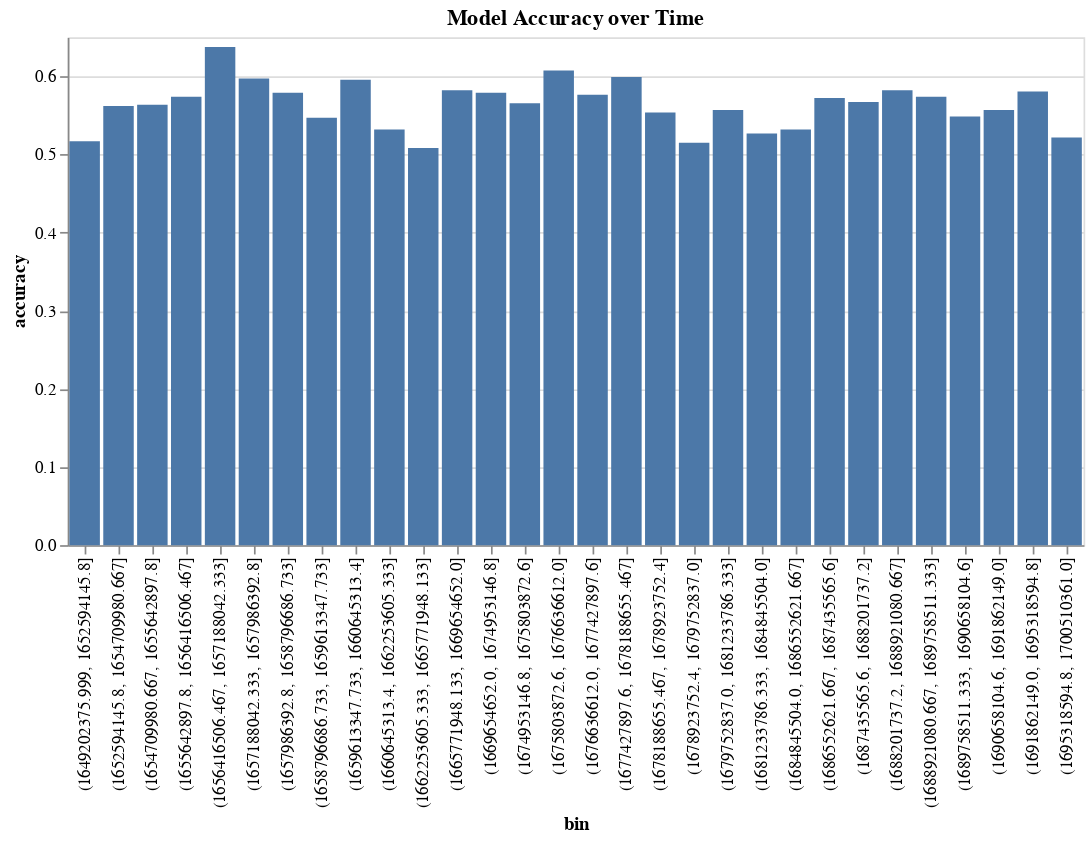

The notebook cell this image was saved under:
### Code cell
alt.Chart(binned).mark_bar().encode(
    x='bin',
    y='accuracy',
).properties(title='Model Accuracy over Time')

### Figure 1 — Vega-Lite specification as saved in the notebook (floating-point values rounded to 4 significant figures)
{"config": {"view": {"continuousWidth": 300, "continuousHeight": 300}}, "data": {"name": "data-44471364d84c687d76d318aecdf78592"}, "mark": {"type": "bar"}, "encoding": {"x": {"field": "bin", "type": "nominal"}, "y": {"field": "accuracy", "type": "quantitative"}}, "title": "Model Accuracy over Time", "$schema": "https://vega.github.io/schema/vega-lite/v5.16.3.json", "datasets": {"data-44471364d84c687d76d318aecdf78592": [{"bin": "(1649202375.999, 1652594145.8]", "sum": 308, "count": 596, "accuracy": 0.5168}, {"bin": "(1652594145.8, 1654709980.667]", "sum": 335, "count": 596, "accuracy": 0.5621}, {"bin": "(1654709980.667, 1655642897.8]", "sum": 336, "count": 596, "accuracy": 0.5638}, {"bin": "(1655642897.8, 1656416506.467]", "sum": 342, "count": 596, "accuracy": 0.5738}, {"bin": "(1656416506.467, 1657188042.333]", "sum": 380, "count": 596, "accuracy": 0.6376}, {"bin": "(1657188042.333, 1657986392.8]", "sum": 356, "count": 596, "accuracy": 0.5973}, {"bin": "(1657986392.8, 1658796686.733]", "sum": 345, "count": 596, "accuracy": 0.5789}, {"bin": "(1658796686.733, 1659613347.733]", "sum": 326, "count": 596, "accuracy": 0.547}, {"bin": "(1659613347.733, 1660645313.4]", "sum": 355, "count": 596, "accuracy": 0.5956}, {"bin": "(1660645313.4, 1662253605.333]", "sum": 317, "count": 596, "accuracy": 0.5319}, {"bin": "(1662253605.333, 1665771948.133]", "sum": 303, "count": 596, "accuracy": 0.5084}, {"bin": "(1665771948.133, 1669654652.0]", "sum": 347, "count": 596, "accuracy": 0.5822}, {"bin": "(1669654652.0, 1674953146.8]", "sum": 345, "count": 596, "accuracy": 0.5789}, {"bin": "(1674953146.8, 1675803872.6]", "sum": 337, "count": 596, "accuracy": 0.5654}, {"bin": "(1675803872.6, 1676636612.0]", "sum": 362, "count": 596, "accuracy": 0.6074}, {"bin": "(1676636612.0, 1677427897.6]", "sum": 343, "count": 595, "accuracy": 0.5765}, {"bin": "(1677427897.6, 1678188655.467]", "sum": 357, "count": 596, "accuracy": 0.599}, {"bin": "(1678188655.467, 1678923752.4]", "sum": 330, "count": 596, "accuracy": 0.5537}, {"bin": "(1678923752.4, 1679752837.0]", "sum": 307, "count": 596, "accuracy": 0.5151}, {"bin": "(1679752837.0, 1681233786.333]", "sum": 332, "count": 596, "accuracy": 0.557}, {"bin": "(1681233786.333, 1684845504.0]", "sum": 314, "count": 596, "accuracy": 0.5268}, {"bin": "(1684845504.0, 1686552621.667]", "sum": 317, "count": 596, "accuracy": 0.5319}, {"bin": "(1686552621.667, 1687435565.6]", "sum": 341, "count": 596, "accuracy": 0.5721}, {"bin": "(1687435565.6, 1688201737.2]", "sum": 338, "count": 596, "accuracy": 0.5671}, {"bin": "(1688201737.2, 1688921080.667]", "sum": 347, "count": 596, "accuracy": 0.5822}, {"bin": "(1688921080.667, 1689758511.333]", "sum": 342, "count": 596, "accuracy": 0.5738}, {"bin": "(1689758511.333, 1690658104.6]", "sum": 327, "count": 596, "accuracy": 0.5487}, {"bin": "(1690658104.6, 1691862149.0]", "sum": 332, "count": 596, "accuracy": 0.557}, {"bin": "(1691862149.0, 1695318594.8]", "sum": 346, "count": 596, "accuracy": 0.5805}, {"bin": "(1695318594.8, 1700510361.0]", "sum": 311, "count": 596, "accuracy": 0.5218}]}}
